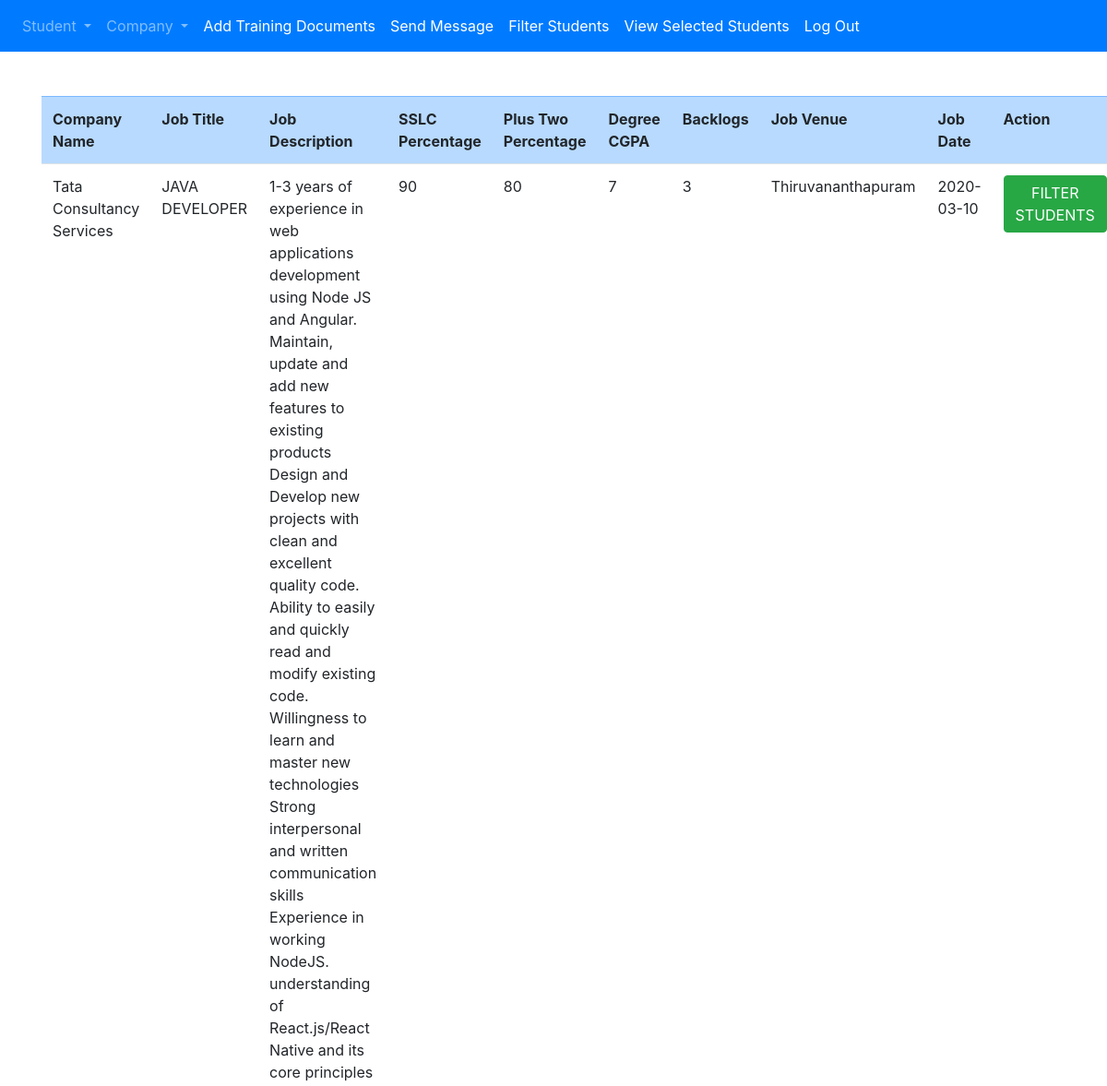
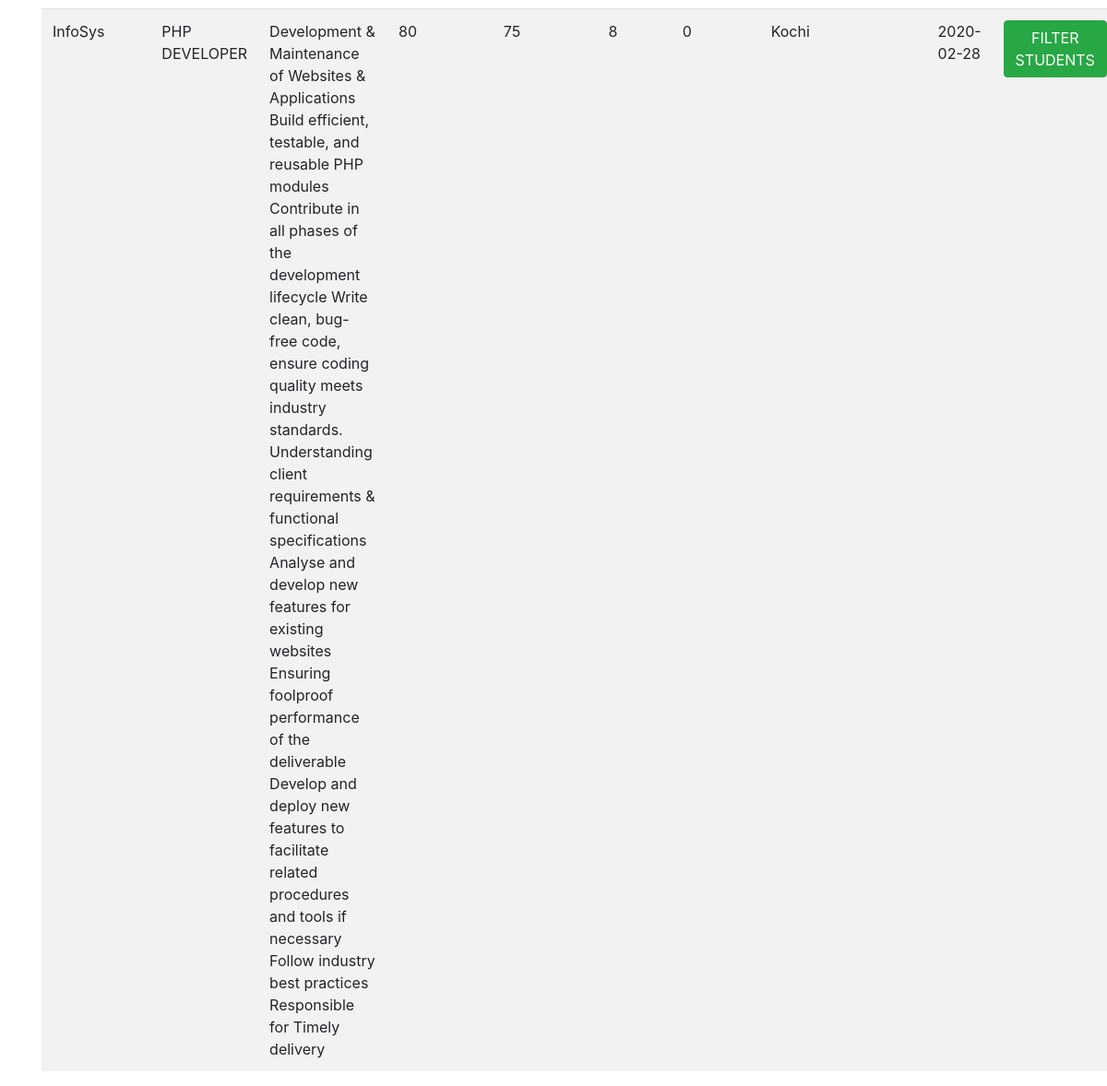
Page /filter.php on the committed database (2 pictures, top to bottom).
### tables this page shows
CREATE TABLE `placement` (
  `id` int(11) NOT NULL,
  `company_id` int(11) NOT NULL,
  `job_title` varchar(100) NOT NULL,
  `job_desc` varchar(5000) NOT NULL,
  `sslc_per` int(11) NOT NULL,
  `plus two_per` int(11) NOT NULL,
  `degree_cgpa` int(11) NOT NULL,
  `backlog` int(11) NOT NULL,
  `jobvenue` varchar(345) NOT NULL,
  `jobdate` date NOT NULL
);

CREATE TABLE `company` (
  `id` int(11) NOT NULL,
  `name` varchar(25) NOT NULL,
  `manager` varchar(25) NOT NULL,
  `contactno` bigint(10) NOT NULL,
  `email` varchar(200) NOT NULL,
  `username` varchar(30) NOT NULL,
  `password` varchar(30) NOT NULL,
  `flag` int(11) NOT NULL
);

### filter.php (the view, shortened to what this page needs)
<?php
include './admin_navbar.php';
?>
<br>
<br>
<div class="container">
<div class="row">
<div class="col col-12 col-sm-12">
<form action="" method="post">
<table class="table table-striped">
<tr class="table-primary">
    <th>Company Name</th>
    <th>Job Title</th>
    <th>Job Description</th>
    <th>SSLC Percentage</th>
    <th>Plus Two Percentage</th>
    <th>Degree CGPA</th>
    <th>Backlogs</th>
    <th>Job Venue</th>
    <th>Job Date</th>
    <th>Action</th>
</tr>
<?php
$server_name="localhost";
$db_username="root";
$db_password="";
$db_name="training";
$connection=new mysqli($server_name,$db_username,$db_password,$db_name);
$sql="SELECT p.`id`, c.name, `job_title`, `job_desc`, `sslc_per`, `plus two_per`,
 `degree_cgpa`, `backlog`, `jobvenue`, `jobdate` FROM `placement` p JOIN company c
 ON c.id=p.`company_id` WHERE `jobdate`>=now() ";
    $res=$connection->query($sql);
if($res->num_rows>0){
    while($row=$res->fetch_assoc()){
        $id=$row["id"];
        $Cname=$row["name"];
        $job_title=$row["job_title"];
        $job_desc=$row["job_desc"];
        $sslc_per=$row["sslc_per"];
        $plustwo_per=$row["plus two_per"];
        $degree_cgpa=$row["degree_cgpa"];
        $backlog=$row["backlog"];
        $jobvenue=$row["jobvenue"];
        $jobdate=$row["jobdate"];
        echo "<tr>
        <td> $Cname </td>
        <td>  $job_title </td>
        <td>  $job_desc </td>
        <td>   $sslc_per  </td>
        <td>    $plustwo_per </td>
        <td>    $degree_cgpa</td>
        <td>      $backlog </td>
        <td>           $jobvenue</td>
        <td>         $jobdate </td>
        <td><Button type='submit' name='approvebtn'value='$id' class='btn btn-success' > FILTER STUDENTS </Button> </td>
    </tr>";
    }
}
else{
    echo "<script> alert('No new Student details available')   </script>";
}
?>
</table>
</form>
</div>
</div>
</div>
</body>
</html>

### rows in the picture
placement: company.name "Tata Consultancy Services", job_title "JAVA DEVELOPER", job_desc "1-3 years of experience in web applications development using Node JS and Angular. Maintain, update and add new features to existing products Design and Develop new projects with clean and excellent quality code. Ability to easily and quickly read and modify existing code. Willingness to learn and master new technologies Strong interpersonal and written communication skills Experience in working NodeJS. understanding of React.js/React Native and its core principles", sslc_per "90", plus two_per "80", degree_cgpa "7", backlog "3", jobvenue "Thiruvananthapuram", jobdate "2020-03-10", $id 1 (drawn)
placement: company.name "InfoSys", job_title "PHP DEVELOPER", job_desc "Development & Maintenance of Websites & Applications Build efficient, testable, and reusable PHP modules Contribute in all phases of the development lifecycle Write clean, bug-free code, ensure coding quality meets industry standards. Understanding client requirements & functional specifications Analyse and develop new features for existing websites Ensuring foolproof performance of the deliverable Develop and deploy new features to facilitate related procedures and tools if necessary Follow industry best practices Responsible for Timely delivery", sslc_per "80", plus two_per "75", degree_cgpa "8", backlog "0", jobvenue "Kochi", jobdate "2020-02-28", $id 2 (drawn)
